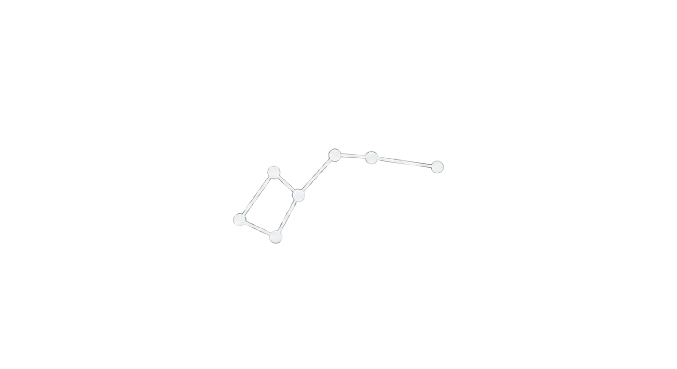
#> input picture image_67112238-removebg-preview.png, 677 x 369 px
$ python make_brand_assets.py
#> lines starting #> are read from the running program, lines starting #| are printed output that depends on the picture; after the words box and inside, x2 and y2 are one past the last pixel; in counts of white or black regions, pixels touching at a corner belong together
"""Generate Polaris brand assets from the source constellation artwork.

Inputs (workspace root):
    image_67112238-removebg-preview.png  -> transparent constellation (white)
    image_67112238.jpg                   -> same artwork on a dark background

Outputs:
    src-tauri/icons/icon.png             -> 512x512 app icon (navy + light blue)
    src-tauri/icons/icon.ico             -> multi-size Windows icon
    src/assets/polaris-logo.png          -> transparent light-blue logo for the UI
"""

from __future__ import annotations

from pathlib import Path

from PIL import Image

ROOT = Path(__file__).resolve().parents[1]
SOURCE = ROOT / "image_67112238-removebg-preview.png"
ICONS = ROOT / "src-tauri" / "icons"
ASSETS = ROOT / "src" / "assets"

NAVY = (16, 42, 76, 255)
LIGHT_BLUE = (90, 162, 224)
WHITE = (255, 255, 255)


def load_trimmed() -> Image.Image:
    """Return the constellation cropped to its visible bounds."""
    image = Image.open(SOURCE).convert("RGBA")
    bbox = image.getbbox()
    if bbox:
        image = image.crop(bbox)
    return image


def recolor(image: Image.Image, color: tuple[int, int, int]) -> Image.Image:
    """Replace every visible pixel with ``color`` keeping the alpha mask."""
    alpha = image.getchannel("A")
    solid = Image.new("RGBA", image.size, (*color, 255))
    solid.putalpha(alpha)
    return solid


def square(image: Image.Image, size: int, padding: float,
           background: tuple[int, int, int, int] | None) -> Image.Image:
    """Fit ``image`` inside a square canvas with proportional padding."""
    inner = int(size * (1 - 2 * padding))
    scale = min(inner / image.width, inner / image.height)
    resized = image.resize(
        (max(1, round(image.width * scale)), max(1, round(image.height * scale))),
        Image.LANCZOS)
    canvas = Image.new("RGBA", (size, size), background or (0, 0, 0, 0))
    canvas.alpha_composite(resized, ((size - resized.width) // 2,
                                     (size - resized.height) // 2))
    return canvas


def rounded_square(size: int, radius: int, color: tuple[int, int, int, int]) -> Image.Image:
    mask = Image.new("L", (size, size), 0)
    from PIL import ImageDraw
    ImageDraw.Draw(mask).rounded_rectangle((0, 0, size - 1, size - 1),
                                           radius=radius, fill=255)
    plate = Image.new("RGBA", (size, size), color)
    plate.putalpha(mask)
    return plate


def main() -> None:
    ICONS.mkdir(parents=True, exist_ok=True)
    ASSETS.mkdir(parents=True, exist_ok=True)

    trimmed = load_trimmed()
#> in load_trimmed, image is the input picture: PIL image 677x369 RGBA; mean R, G, B, A 1.5, 1.5, 1.5, 1.5
#> in load_trimmed, `bbox = image.getbbox()`: bbox = (233, 148, 444, 244)

    # --- App icon: navy rounded plate + light-blue constellation -----------
    size = 512
    plate = rounded_square(size, radius=112, color=NAVY)
#> in rounded_square, `mask = Image.new("L", (size, size), 0)`: mask: PIL image 512x512 L; every value is 0
#> in rounded_square, `ImageDraw.Draw(mask).rounded_rectangle((0, 0, size - 1, size - 1), rad..`:
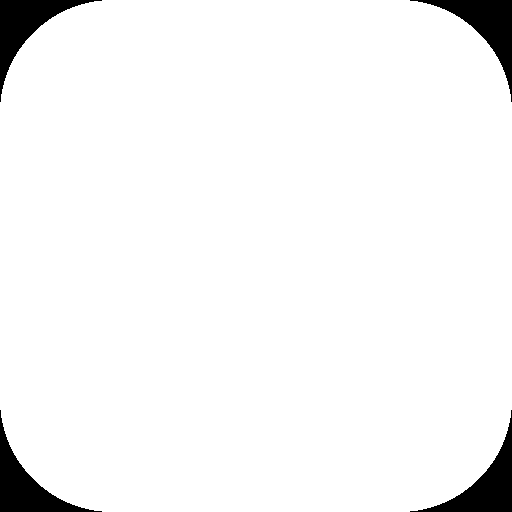
#> mask: PIL image 512x512 L; 95.8% white; 4 black regions, box (x1, y1, x2, y2) and area: (0, 0, 102, 102) 2725, (410, 0, 512, 102) 2725, (0, 410, 102, 512) 2725, (410, 410, 512, 512) 2725
#> in rounded_square, `plate.putalpha(mask)`:
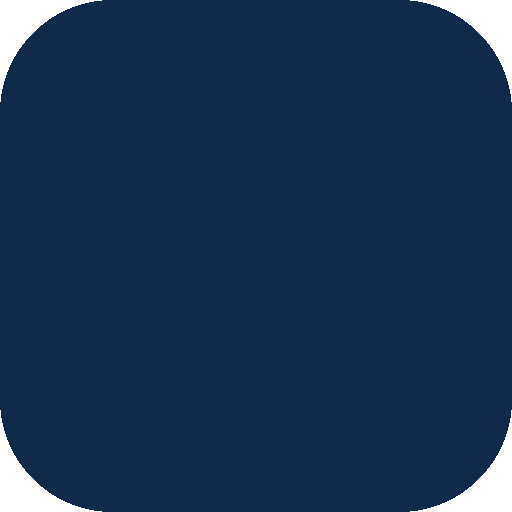
#> plate: PIL image 512x512 RGBA; mean R, G, B, A 16, 42, 76, 244.4; transparent parts drawn white
    mark = square(recolor(trimmed, LIGHT_BLUE), size, padding=0.24, background=None)
#> in recolor, `alpha = image.getchannel("A")`:
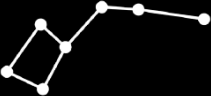
#> alpha: PIL image 211x96 L; min 0, max 255, mean 19.1
#> in recolor, `solid = Image.new("RGBA", image.size, (*color, 255))`:
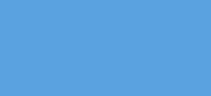
#> solid: PIL image 211x96 RGBA; mean R, G, B, A 90, 162, 224, 255
#> in recolor, `solid.putalpha(alpha)`:
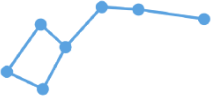
#> solid: PIL image 211x96 RGBA; mean R, G, B, A 90, 162, 224, 19.1; transparent parts drawn white
#> in square, `inner = int(size * (1 - 2 * padding))`: inner = 266
#> in square, `scale = min(inner / image.width, inner / image.height)`: scale = 1.26
#> in square, `canvas = Image.new("RGBA", (size, size), background or (0, 0, 0, 0))`: canvas: PIL image 512x512 RGBA; every value is 0
#> in square, `canvas.alpha_composite(resized, ((size - resized.width) // 2, (size - ..`:
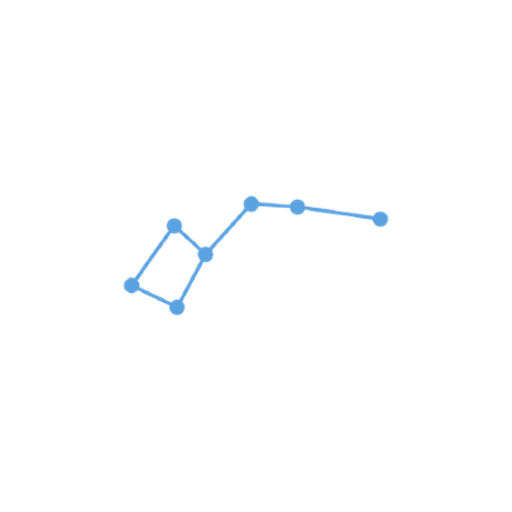
#> canvas: PIL image 512x512 RGBA; mean R, G, B, A 1.4, 2.7, 3.8, 2.3; transparent parts drawn white
    icon = plate.copy()
    icon.alpha_composite(mark)
    icon.save(ICONS / "icon.png")

    sizes = [16, 24, 32, 48, 64, 128, 256]
    icon.save(ICONS / "icon.ico", sizes=[(s, s) for s in sizes])

    # --- Sidebar logo: transparent, light blue ----------------------------
    logo = square(recolor(trimmed, LIGHT_BLUE), 256, padding=0.06, background=None)
#> call 2 of square, with size = 256, padding = 0.06
#> in square (call 2), `inner = int(size * (1 - 2 * padding))`: inner = 225
#> in square (call 2), `scale = min(inner / image.width, inner / image.height)`: scale = 1.07
#> in square (call 2), `canvas = Image.new("RGBA", (size, size), background or (0, 0, 0, 0))`: canvas: PIL image 256x256 RGBA; every value is 0
#> in square (call 2), `canvas.alpha_composite(resized, ((size - resized.width) // 2, (size - ..`:
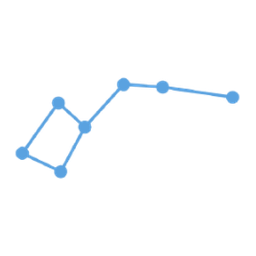
#> canvas: PIL image 256x256 RGBA; mean R, G, B, A 4, 7.7, 10.7, 6.7; transparent parts drawn white
    logo.save(ASSETS / "polaris-logo.png")

    # --- White variant for dark surfaces ----------------------------------
    white = square(recolor(trimmed, WHITE), 256, padding=0.06, background=None)
#> in recolor (call 3), `solid = Image.new("RGBA", image.size, (*color, 255))`: solid: PIL image 211x96 RGBA; every value is 255
    white.save(ASSETS / "polaris-logo-white.png")

#> (the run stopped early here; a loop or call above may not have finished)
